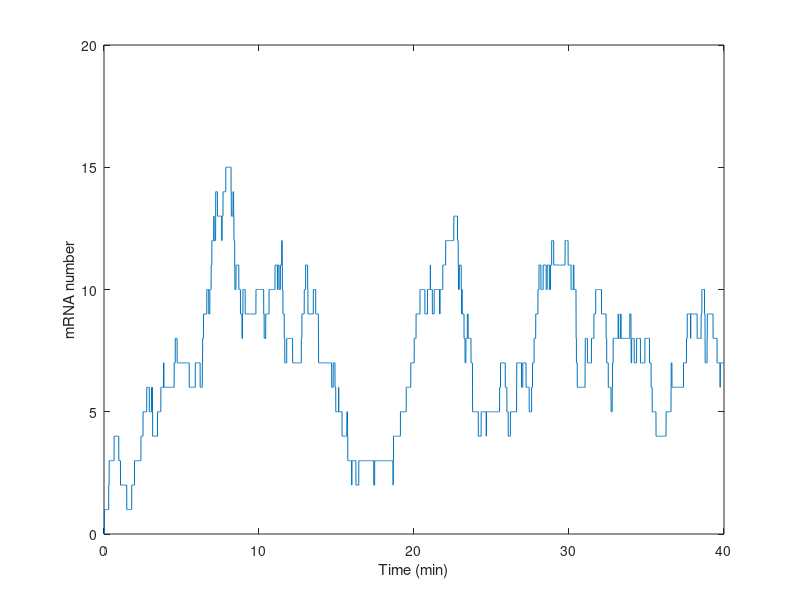
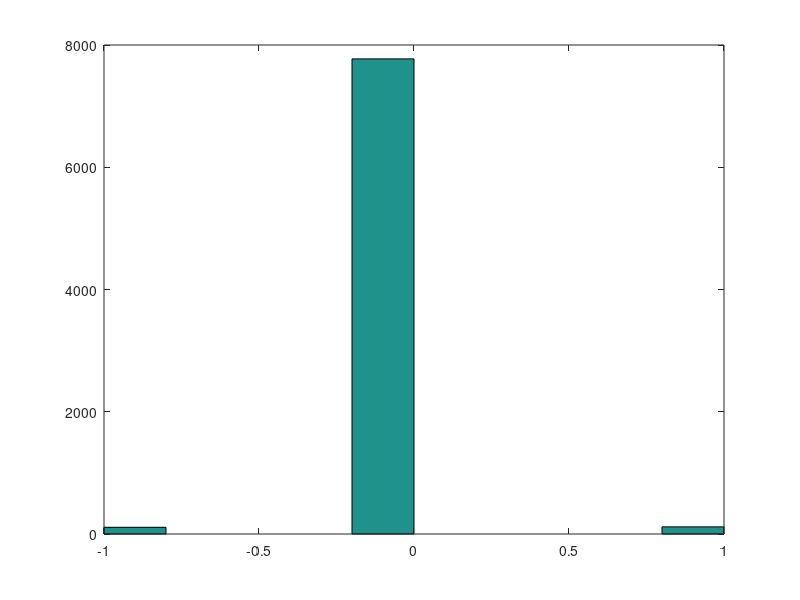

The MATLAB script that drew these images, in order:
%Let's simulate a stochastic process of birth and death of mRNAs

%Model parameters
r=3;        %1/min
gamma=1/3;  %1/min/mRNA
%Simulation parameters
dt=0.005;           %min
TotalTime=40;        %min, we choose to be larger than 1/gamma
Time=0:dt:TotalTime;%min
%Initial condition
m(1)=0;

%Start the simulation
for i=2:length(Time)    %Move through all time points
    Coin=rand;          %Flip our random coin, which we will turn into a
                        %biased, three-sided coin
    %Decide which trajectory to take given the coin flip
    if Coin<r*dt  %Production of one mRNA
        m(i)=m(i-1)+1;
    elseif Coin<(r*dt+m(i-1)*gamma*dt) %Degradation event
                                       %elseif is only invoked if the
                                       %previous if-stament was not true
        m(i)=m(i-1)-1;
    else        %Nothing happened. Note that this else is only executed
                %if the two previous if-statements were not true
        m(i)=m(i-1);
    end
end

%Plot the stochastic simulation
figure(1)
plot(Time,m,'-')
xlabel('Time (min)')
ylabel('mRNA number')

%We want to figure out the progression of events in our
%simulation: when do we have production, degradation,
%or nothing happening.
%If we calculate the difference between contiguous time points in
%our vector m, we will get +1 for production, -1 for degradation,
%and 0 for nothing.
Events=diff(m);
%Plot the events as a function of time
figure(2)
plot(Time(1:end-1),Events,'.-')

%Plot a histogram of the events
hist(Events)





















